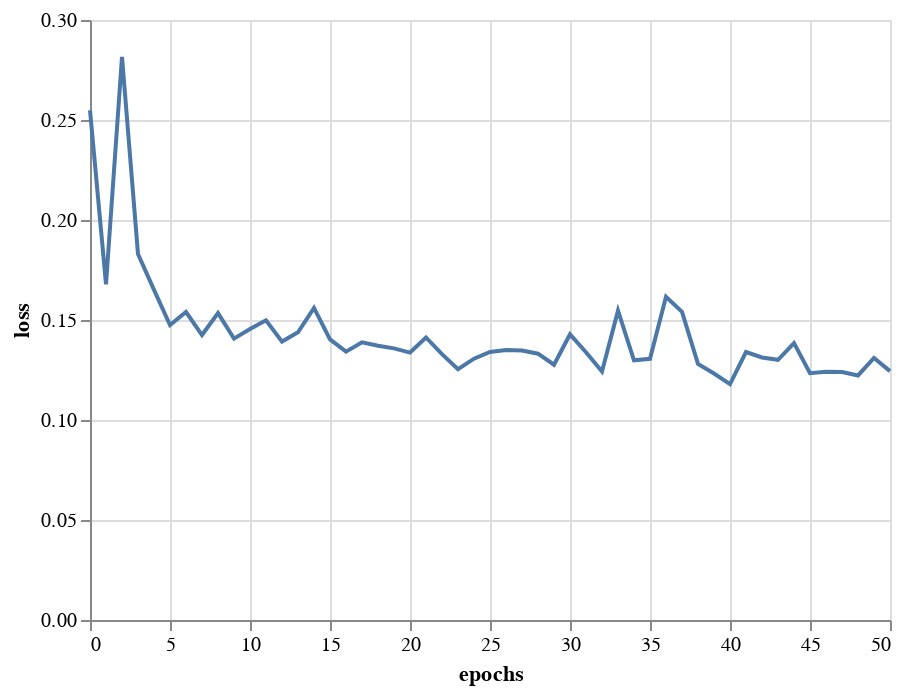

Notebook cell for this chart:
### Code cell
alt.Chart(data_3).mark_line().encode(
    x='epochs',
    y='loss'  
)

### Figure 1 — Vega-Lite specification as saved in the notebook (floating-point values rounded to 4 significant figures)
{"config": {"view": {"continuousWidth": 400, "continuousHeight": 300}}, "data": {"name": "data-ab98f71bfb48b3cd9d62cd348424eb3c"}, "mark": "line", "encoding": {"x": {"type": "quantitative", "field": "epochs"}, "y": {"type": "quantitative", "field": "loss"}}, "$schema": "https://vega.github.io/schema/vega-lite/v4.8.1.json", "datasets": {"data-ab98f71bfb48b3cd9d62cd348424eb3c": [{"loss": 0.2549, "accuracy": 0.7979, "epochs": 0}, {"loss": 0.1679, "accuracy": 0.96, "epochs": 1}, {"loss": 0.2815, "accuracy": 0.96, "epochs": 2}, {"loss": 0.183, "accuracy": 0.9579, "epochs": 3}, {"loss": 0.1651, "accuracy": 0.9629, "epochs": 4}, {"loss": 0.1475, "accuracy": 0.965, "epochs": 5}, {"loss": 0.154, "accuracy": 0.96, "epochs": 6}, {"loss": 0.1425, "accuracy": 0.9629, "epochs": 7}, {"loss": 0.1535, "accuracy": 0.9529, "epochs": 8}, {"loss": 0.1407, "accuracy": 0.965, "epochs": 9}, {"loss": 0.1455, "accuracy": 0.9679, "epochs": 10}, {"loss": 0.1499, "accuracy": 0.9557, "epochs": 11}, {"loss": 0.1392, "accuracy": 0.965, "epochs": 12}, {"loss": 0.1439, "accuracy": 0.95, "epochs": 13}, {"loss": 0.156, "accuracy": 0.9557, "epochs": 14}, {"loss": 0.1403, "accuracy": 0.9629, "epochs": 15}, {"loss": 0.1341, "accuracy": 0.9629, "epochs": 16}, {"loss": 0.1388, "accuracy": 0.9629, "epochs": 17}, {"loss": 0.1372, "accuracy": 0.965, "epochs": 18}, {"loss": 0.1358, "accuracy": 0.9679, "epochs": 19}, {"loss": 0.1337, "accuracy": 0.9679, "epochs": 20}, {"loss": 0.1413, "accuracy": 0.9679, "epochs": 21}, {"loss": 0.1329, "accuracy": 0.9629, "epochs": 22}, {"loss": 0.1254, "accuracy": 0.975, "epochs": 23}, {"loss": 0.1307, "accuracy": 0.9679, "epochs": 24}, {"loss": 0.134, "accuracy": 0.9629, "epochs": 25}, {"loss": 0.135, "accuracy": 0.9579, "epochs": 26}, {"loss": 0.1348, "accuracy": 0.9657, "epochs": 27}, {"loss": 0.1332, "accuracy": 0.9729, "epochs": 28}, {"loss": 0.1276, "accuracy": 0.9679, "epochs": 29}, {"loss": 0.1428, "accuracy": 0.9629, "epochs": 30}, {"loss": 0.1339, "accuracy": 0.9679, "epochs": 31}, {"loss": 0.1242, "accuracy": 0.97, "epochs": 32}, {"loss": 0.1547, "accuracy": 0.9636, "epochs": 33}, {"loss": 0.1298, "accuracy": 0.9707, "epochs": 34}, {"loss": 0.1306, "accuracy": 0.97, "epochs": 35}, {"loss": 0.1617, "accuracy": 0.9607, "epochs": 36}, {"loss": 0.154, "accuracy": 0.97, "epochs": 37}, {"loss": 0.128, "accuracy": 0.965, "epochs": 38}, {"loss": 0.1232, "accuracy": 0.97, "epochs": 39}, {"loss": 0.118, "accuracy": 0.975, "epochs": 40}, {"loss": 0.134, "accuracy": 0.9607, "epochs": 41}, {"loss": 0.1313, "accuracy": 0.9679, "epochs": 42}, {"loss": 0.1301, "accuracy": 0.97, "epochs": 43}, {"loss": 0.1384, "accuracy": 0.9586, "epochs": 44}, {"loss": 0.1234, "accuracy": 0.975, "epochs": 45}, {"loss": 0.1241, "accuracy": 0.9729, "epochs": 46}, {"loss": 0.124, "accuracy": 0.975, "epochs": 47}, {"loss": 0.1223, "accuracy": 0.9729, "epochs": 48}, {"loss": 0.131, "accuracy": 0.9707, "epochs": 49}, {"loss": 0.1244, "accuracy": 0.9729, "epochs": 50}]}}
